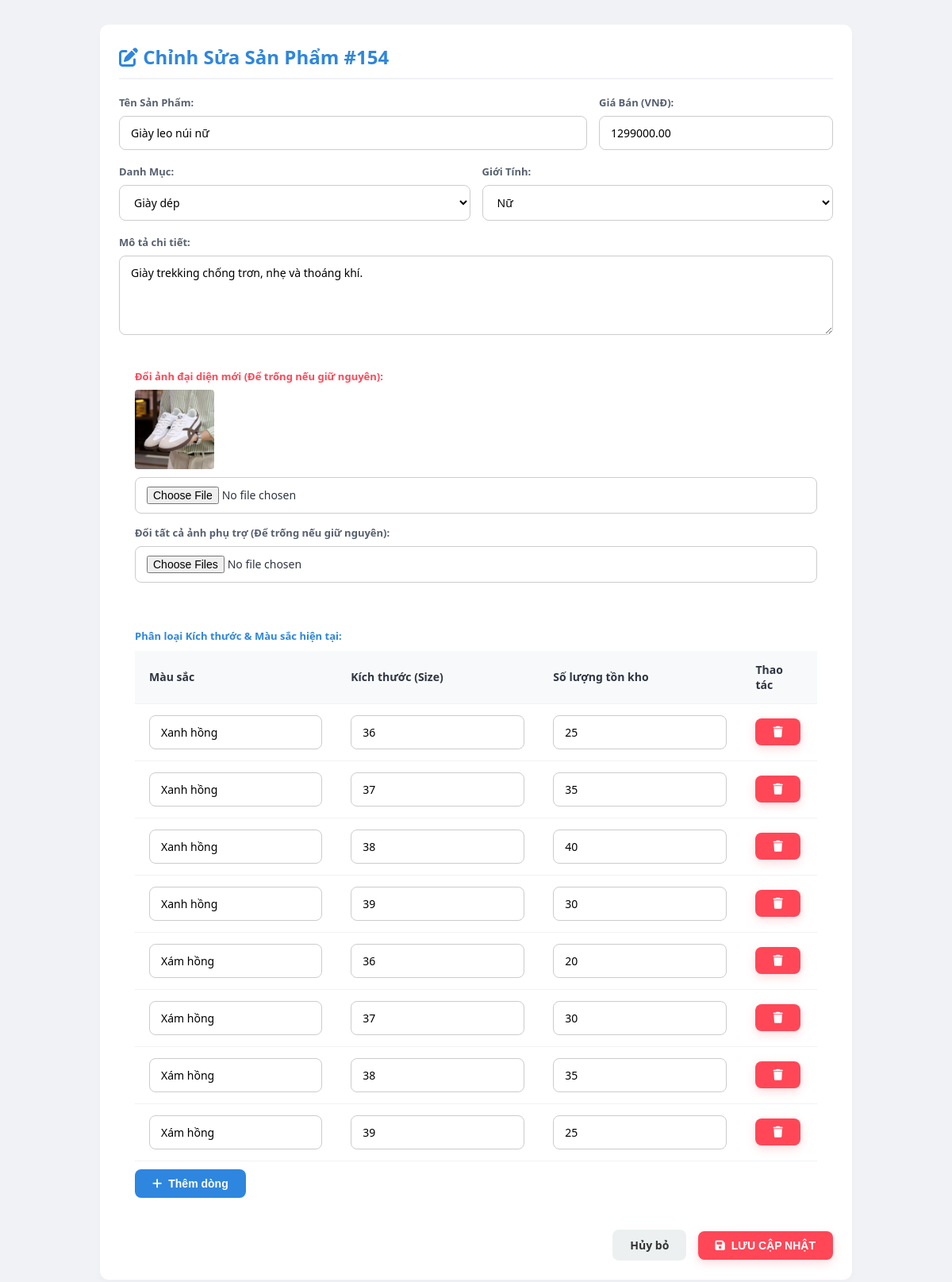
/edit_product.php?id=154 (signed in), run on the app's committed database.
### tables this page shows
CREATE TABLE `products` (
  `id` int(11) NOT NULL,
  `category_id` int(11) DEFAULT NULL,
  `name` varchar(255) NOT NULL,
  `price` decimal(10,2) NOT NULL,
  `image` varchar(255) DEFAULT NULL,
  `description` text DEFAULT NULL,
  `gender` tinyint(1) DEFAULT 0 COMMENT '0: Unisex, 1: Nam, 2: Nữ',
  `sale_price` int(11) DEFAULT 0,
  `campaign_id` int(11) DEFAULT NULL,
  `is_hidden` tinyint(1) NOT NULL DEFAULT 0
);

CREATE TABLE `categories` (
  `id` int(11) NOT NULL,
  `name` varchar(100) NOT NULL
);

CREATE TABLE `product_variants` (
  `id` int(11) NOT NULL,
  `product_id` int(11) DEFAULT NULL,
  `color` varchar(50) DEFAULT NULL,
  `size` varchar(20) DEFAULT NULL,
  `stock` int(11) DEFAULT 0
);

### edit_product.php (the view, shortened to what this page needs)
<?php
require 'db_connect.php';
$product_id = (int)$_GET['id'];
$product = $conn->query("SELECT * FROM products WHERE id=$product_id")->fetch_assoc();
$categories = $conn->query("SELECT * FROM categories");
$variants = $conn->query("SELECT * FROM product_variants WHERE product_id=$product_id");
?>
<!DOCTYPE html>
<html>
<head>
    <link rel="stylesheet" href="https://cdnjs.cloudflare.com/ajax/libs/font-awesome/6.4.0/css/all.min.css">
    <link rel="stylesheet" href="style.css">
</head>
<body>
    <div class="main-container">
        <div class="table-wrapper" style="width: 100%; max-width: 900px; margin: auto;">
            <h2 style="margin-top:0; border-bottom: 2px solid var(--border-color); padding-bottom:10px; color:var(--secondary-color);">
                <i class="fa fa-edit"></i> Chỉnh Sửa Sản Phẩm #<?= $product_id ?>
            </h2>
            <form method="POST" enctype="multipart/form-data">
                <div class="variant-flex">
                    <div class="form-group" style="flex:2;">
                        <label>Tên Sản Phẩm:</label>
                        <input type="text" name="name" value="<?= htmlspecialchars($product['name']) ?>" required>
                    </div>
                    <div class="form-group" style="flex:1;">
                        <label>Giá Bán (VNĐ):</label>
                        <input type="number" name="price" value="<?= $product['price'] ?>" required>
                    </div>
                </div>
                <div class="variant-flex">
                    <div class="form-group" style="flex:1;"><label>Danh Mục:</label>
                        <select name="category_id">
                            <?php while($cat = $categories->fetch_assoc()): ?>
                                <option value="<?= $cat['id'] ?>" <?= $cat['id']==$product['category_id']?'selected':'' ?>><?= $cat['name'] ?></option>
                            <?php endwhile; ?>
                        </select>
                    </div>
                    <div class="form-group" style="flex:1;"><label>Giới Tính:</label>
                        <select name="gender">
                            <option value="2" <?= $product['gender']==2?'selected':'' ?>>Nữ</option>
                        </select>
                    </div>
                </div>
                <div class="form-group">
                    <label>Mô tả chi tiết:</label>
                    <textarea name="description" rows="4"><?= htmlspecialchars($product['description']) ?></textarea>
                </div>
                <div class="form-group" style="background: var(--bg-light); padding: 20px; border-radius: var(--border-radius);">
                    <label style="color:var(--primary-color);">Đổi ảnh đại diện mới (Để trống nếu giữ nguyên):</label>
                    <?php if(!empty($product['image'])): ?>
                        <img src="<?= $product['image'] ?>" width="100" style="display:block; margin-bottom:10px; border-radius:4px;">
                    <?php endif; ?>
                    <input type="file" name="main_image" accept="image/*" style="margin-bottom: 15px;">
                    <label>Đổi tất cả ảnh phụ trợ (Để trống nếu giữ nguyên):</label>
                    <input type="file" name="extra_images[]" accept="image/*" multiple>
                </div>
                <div class="form-group" style="background: var(--bg-light); padding: 20px; border-radius: var(--border-radius);">
                    <label style="color:var(--secondary-color);">Phân loại Kích thước & Màu sắc hiện tại:</label>
                    <table id="variantTable">
                        <tr><th>Màu sắc</th><th>Kích thước (Size)</th><th>Số lượng tồn kho</th><th>Thao tác</th></tr>
                        <?php if($variants->num_rows > 0): while($v = $variants->fetch_assoc()): ?>
                        <tr>
                            <td><input type="text" name="colors[]" value="<?= htmlspecialchars($v['color']) ?>" required></td>
                            <td><input type="text" name="sizes[]" value="<?= htmlspecialchars($v['size']) ?>" required></td>
                            <td><input type="number" name="stocks[]" value="<?= $v['stock'] ?>" required min="1"></td>
                            <td><button type="button" class="btn btn-primary" onclick="removeRow(this)"><i class="fa fa-trash"></i></button></td>
                        </tr>
                        <?php endwhile; endif; ?>
                    </table>
                    <button type="button" class="btn btn-secondary" style="margin-top:10px;" onclick="addVariant()"><i class="fa fa-plus"></i> Thêm dòng</button>
                </div>
                <div style="text-align: right; margin-top: 20px;">
                    <a href="admin.php?action=products" class="btn" style="background:#ecf0f1; color:#333; margin-right: 10px;">Hủy bỏ</a>
                    <button type="submit" class="btn btn-primary"><i class="fa fa-save"></i> LƯU CẬP NHẬT</button>
                </div>
            </form>
        </div>
    </div>
</body>
</html>

### style.css (style rules this page uses)
:root { --primary-color: #ff4757; --primary-hover: #ff6b81; --secondary-color: #2e86de; --secondary-hover: #54a0ff; --success-color: #2ed573; --success-hover: #7bed9f; --bg-main: #f1f2f6; --bg-card: #ffffff; --text-main: #2f3542; --text-muted: #747d8c; --border-color: #f1f2f6; --shadow-sm: 0 4px 6px rgba(0, 0, 0, 0.02); --shadow-md: 0 10px 25px rgba(0, 0, 0, 0.05); --shadow-lg: 0 15px 35px rgba(255, 71, 87, 0.15); --border-radius: 12px; --transition: all 0.3s cubic-bezier(0.25, 0.8, 0.25, 1); }
body { font-family: 'Segoe UI', Roboto, Helvetica, Arial, sans-serif; margin: 0; background-color: var(--bg-main); color: var(--text-main); -webkit-font-smoothing: antialiased; }
a { text-decoration: none; color: inherit; transition: var(--transition); }
img { max-width: 100%; height: auto; display: block; }
.btn { padding: 10px 22px; border: none; border-radius: 8px; cursor: pointer; font-weight: 600; display: inline-flex; align-items: center; justify-content: center; gap: 8px; font-size: 14px; transition: var(--transition); }
.btn-primary { background: var(--primary-color); color: white; box-shadow: 0 4px 12px rgba(255, 71, 87, 0.2); }
.btn-secondary { background: var(--secondary-color); color: white; }
.main-container { display: flex; max-width: 1300px; margin: 30px auto; gap: 30px; padding: 0 20px; }
.form-group { margin-bottom: 18px; text-align: left; }
.form-group label { font-weight: 600; display: block; margin-bottom: 8px; color: #57606f; font-size: 13px; }
.form-group input, .form-group textarea, .form-group select { width: 100%; padding: 11px 14px; border: 1px solid #ccc; border-radius: 8px; box-sizing: border-box; font-size: 14px; font-family: inherit; transition: border 0.2s; background: #fff; }
.variant-flex { display: flex; gap: 15px; }
.table-wrapper { background: #ffffff; padding: 24px; border-radius: var(--border-radius); box-shadow: var(--shadow-sm); margin-bottom: 25px; overflow-x: auto; border: 1px solid var(--border-color); }
table { width: 100%; border-collapse: collapse; margin-top: 10px; }
th, td { padding: 14px 18px; border-bottom: 1px solid var(--border-color); text-align: left; font-size: 14px; }
th { background-color: #f8f9fa; font-weight: 600; color: var(--text-main); }
body, html { overflow-y: auto !important; height: auto !important; }

### data on the page
products: name "Giày leo núi nữ", price "1299000.00", category_id "Giày dép", gender "Nữ", description "Giày trekking chống trơn, nhẹ và thoáng khí.", image (picture)
product_variants: color "Xanh hồng", size "36", stock "25"
product_variants: color "Xanh hồng", size "37", stock "35"
product_variants: color "Xanh hồng", size "38", stock "40"
product_variants: color "Xanh hồng", size "39", stock "30"
product_variants: color "Xám hồng", size "36", stock "20"
product_variants: color "Xám hồng", size "37", stock "30"
product_variants: color "Xám hồng", size "38", stock "35"
product_variants: color "Xám hồng", size "39", stock "25"

### other printed values
$product_id "154"
